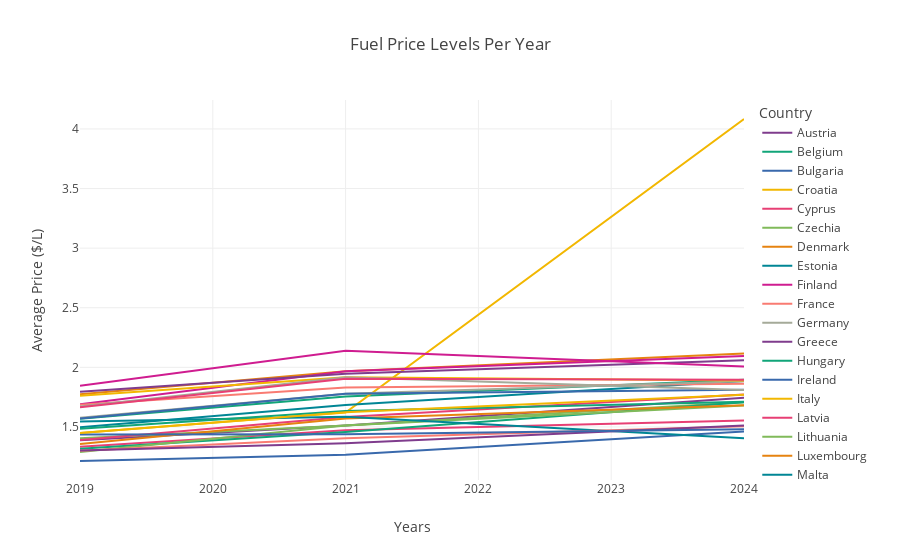
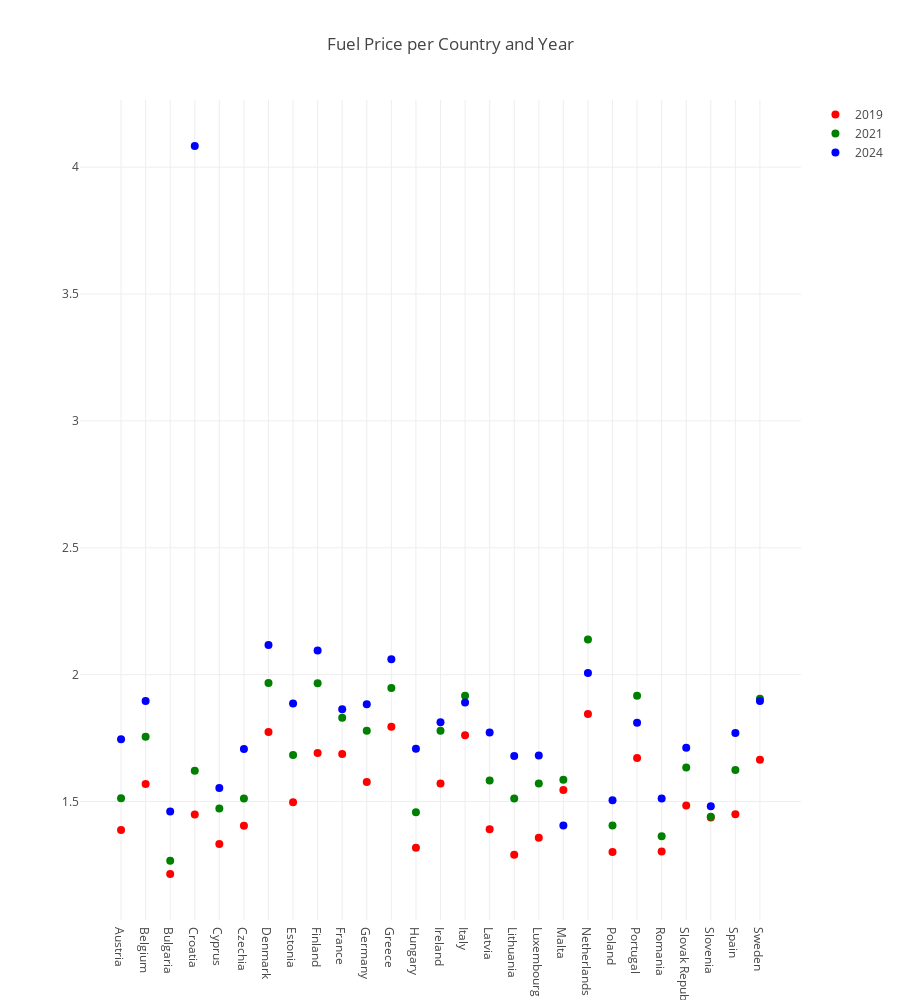
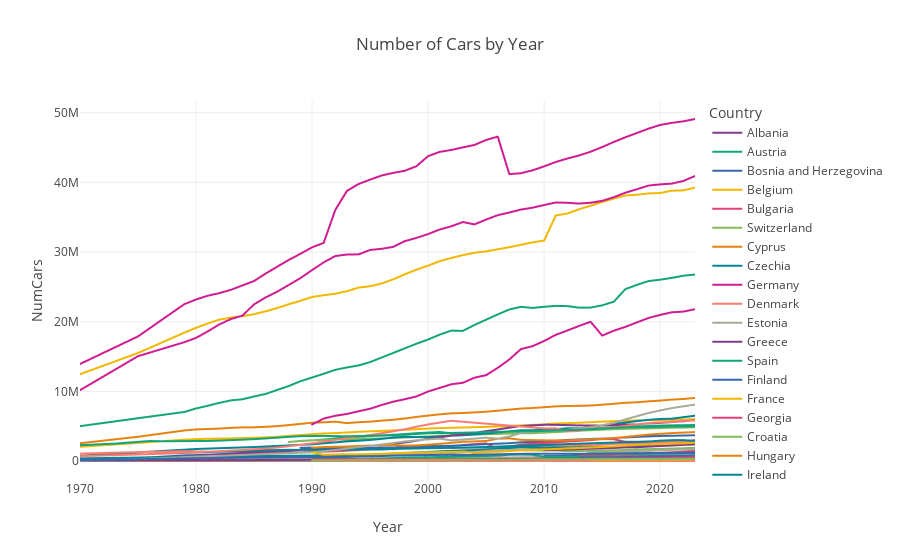
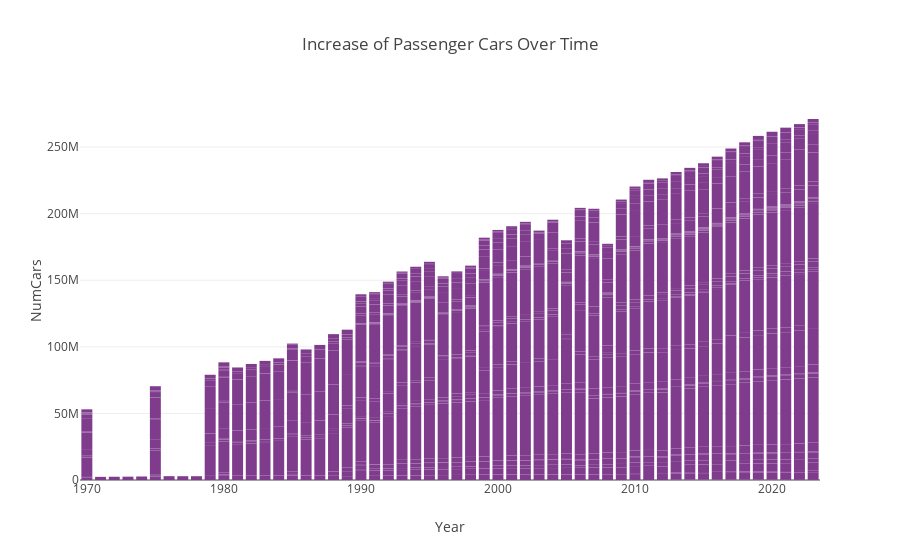

Write notebook code for charts like these, in order.
### Code cell
%run merge_data.ipynb
%run trips_duration.ipynb
